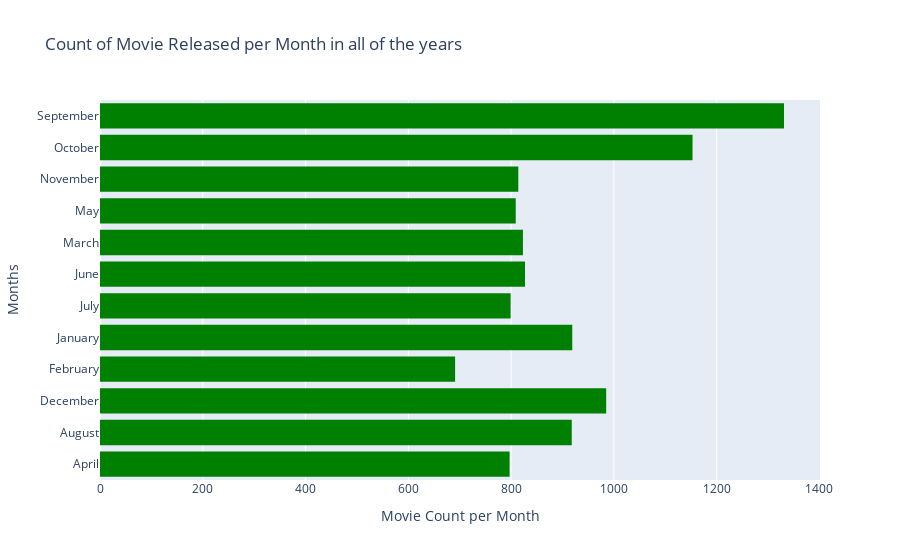

Source (notebook cell):
### Code cell
fig = px.histogram(df_month, x='count', y='Month',
             title='Count of Movie Released per Month in all of the years', 
            color_discrete_sequence=['green'])

fig.update_layout(
    xaxis_title_text='Movie Count per Month',
    yaxis_title_text='Months',
    bargap=0.2, showlegend=False
)

### Figure 1 — Plotly figure (JSON) as saved in the notebook; plotly's stock layout.template omitted (floating-point values rounded to 4 significant figures)
{"data": [{"alignmentgroup": "True", "bingroup": "y", "histfunc": "sum", "hovertemplate": "sum of count=%{x}<br>Month=%{y}<extra></extra>", "legendgroup": "", "marker": {"color": "green", "pattern": {"shape": ""}}, "name": "", "offsetgroup": "", "orientation": "h", "showlegend": false, "type": "histogram", "x": [797, 918, 985, 691, 919, 799, 827, 823, 809, 814, 1153, 1331], "xaxis": "x", "y": ["April", "August", "December", "February", "January", "July", "June", "March", "May", "November", "October", "September"], "yaxis": "y"}], "layout": {"bargap": 0.2, "barmode": "relative", "legend": {"tracegroupgap": 0}, "showlegend": false, "title": {"text": "Count of Movie Released per Month in all of the years"}, "xaxis": {"anchor": "y", "domain": [0, 1], "title": {"text": "Movie Count per Month"}}, "yaxis": {"anchor": "x", "domain": [0, 1], "title": {"text": "Months"}}}}
